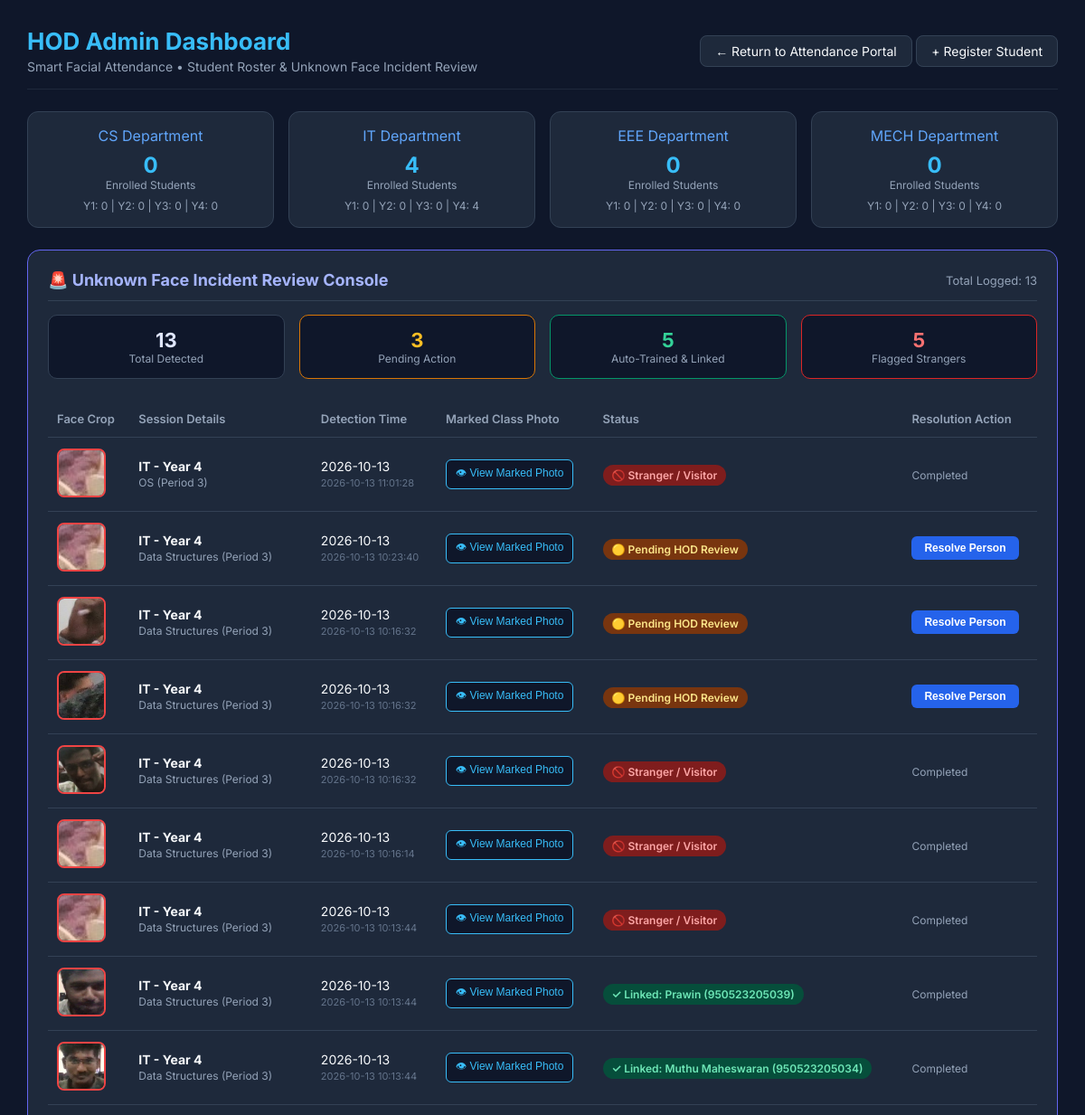
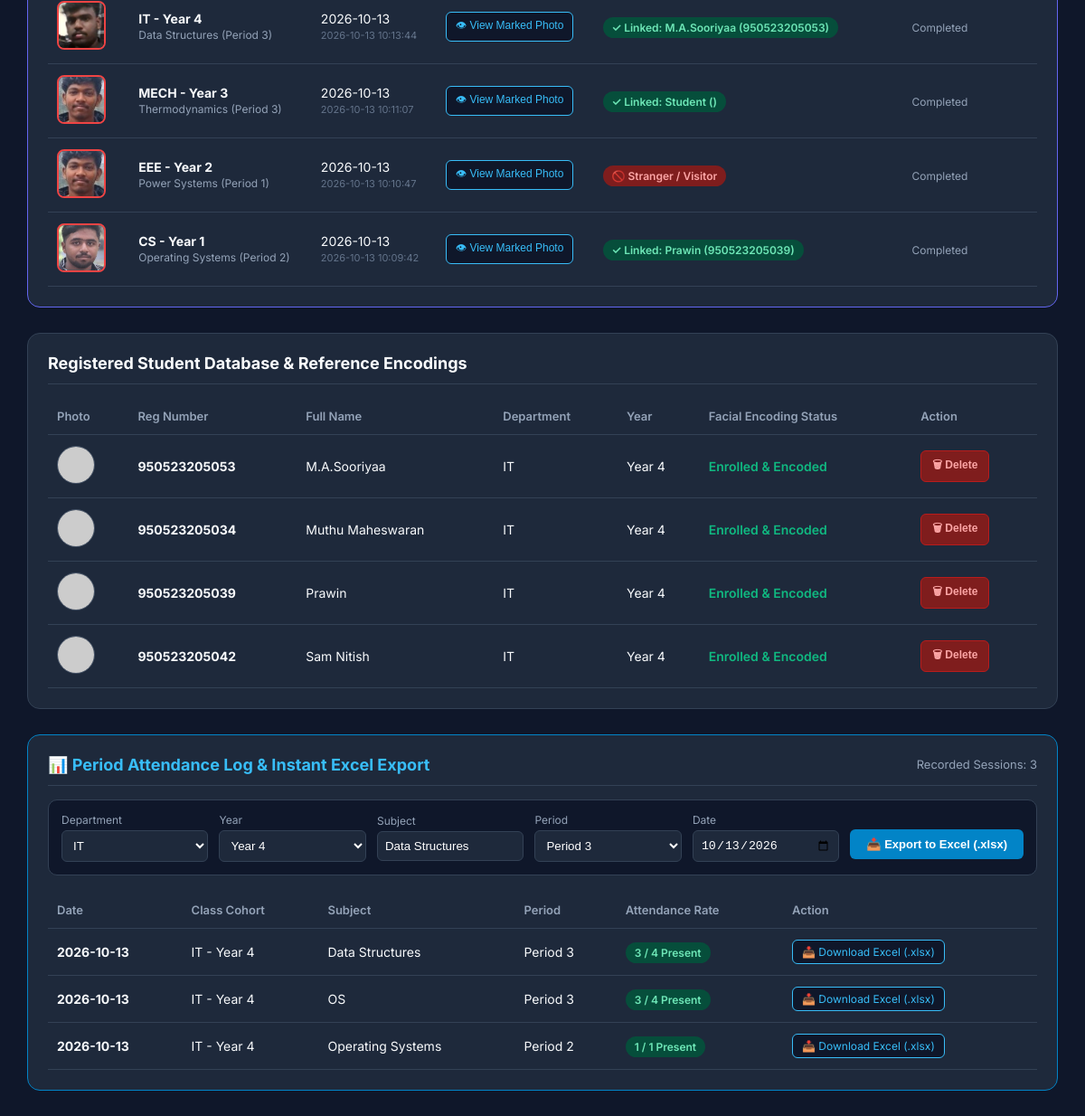
/hod_dashboard, run on the app's committed database (2 pictures, top to bottom).
### tables this page shows
CREATE TABLE unknown_faces (
            id INTEGER PRIMARY KEY AUTOINCREMENT,
            session_id TEXT,
            department TEXT NOT NULL,
            year INTEGER NOT NULL,
            subject TEXT,
            period INTEGER,
            date TEXT,
            crop_image_path TEXT NOT NULL,
            original_image_path TEXT,
            annotated_image_path TEXT,
            embedding BLOB,
            status TEXT NOT NULL DEFAULT 'pending',
            resolved_student_id INTEGER,
            resolved_type TEXT,
            resolved_by TEXT,
            notes TEXT,
            created_at TIMESTAMP DEFAULT CURRENT_TIMESTAMP,
            FOREIGN KEY (resolved_student_id) REFERENCES students (id)
        );

CREATE TABLE students (
            id INTEGER PRIMARY KEY AUTOINCREMENT,
            name TEXT NOT NULL,
            register_number TEXT UNIQUE NOT NULL,
            department TEXT NOT NULL,
            year INTEGER NOT NULL,
            image_path TEXT NOT NULL
        );

### app.py (the view)
@app.route('/hod_dashboard', methods=['GET'])
def hod_dashboard():
    conn = get_db_connection()
    stats = conn.execute('''
        SELECT s.year,
               COUNT(DISTINCT s.id) as total_students,
               COUNT(a.id) as total_records,
               SUM(CASE WHEN a.status = 'Present' THEN 1 ELSE 0 END) as present_count
        FROM students s
        LEFT JOIN attendance a ON s.id = a.student_id
        GROUP BY s.year
        ORDER BY s.year
    ''').fetchall()
    dept_records = conn.execute('''
        SELECT department, year, COUNT(*) as student_count
        FROM students
        GROUP BY department, year
    ''').fetchall()
    teachers = conn.execute("SELECT id, name, email FROM teachers WHERE role = 'teacher'").fetchall()
    teachers_data = []
    for t in teachers:
        assignments = conn.execute('SELECT * FROM teacher_assignments WHERE teacher_id = ?', (t['id'],)).fetchall()
        teachers_data.append({
            'id': t['id'],
            'name': t['name'],
            'email': t['email'],
            'assignments': [dict(a) for a in assignments]
        })
    all_students = conn.execute('SELECT * FROM students ORDER BY year, name').fetchall()
    unknown_faces = conn.execute('''
        SELECT u.*, s.name as student_name, s.register_number as student_reg
        FROM unknown_faces u
        LEFT JOIN students s ON u.resolved_student_id = s.id
        ORDER BY u.id DESC
    ''').fetchall()
    unk_stats = {
        'total': len(unknown_faces),
        'pending': sum(1 for u in unknown_faces if u['status'] == 'pending'),
        'resolved': sum(1 for u in unknown_faces if u['status'] == 'resolved'),
        'stranger': sum(1 for u in unknown_faces if u['status'] == 'stranger')
    }
    recent_sessions = conn.execute('''
        SELECT a.date, a.period, a.subject, s.department, s.year,
               COUNT(*) as total_students,
               SUM(CASE WHEN a.status = 'Present' THEN 1 ELSE 0 END) as present_count
        FROM attendance a
        JOIN students s ON a.student_id = s.id
        GROUP BY a.date, a.period, a.subject, s.department, s.year
        ORDER BY a.date DESC, a.period DESC
        LIMIT 25
    ''').fetchall()
    conn.close()
    departments = ['CS', 'IT', 'EEE', 'MECH']
    dept_stats = {d: {1: 0, 2: 0, 3: 0, 4: 0} for d in departments}
    for r in dept_records:
        d, y, cnt = r['department'], r['year'], r['student_count']
        if d in dept_stats and y in [1, 2, 3, 4]:
            dept_stats[d][y] = cnt
    dept_totals = {d: sum(dept_stats[d].values()) for d in departments}
    return render_template('hod_dashboard.html',
                           stats=stats,
                           dept_stats=dept_stats,
                           dept_totals=dept_totals,
                           teachers=teachers_data,
                           all_students=all_students,
                           unknown_faces=unknown_faces,
                           unk_stats=unk_stats,
                           recent_sessions=recent_sessions)

### database.py (called while the page is built)
def get_db_connection():
    conn = sqlite3.connect(DB_PATH)
    conn.row_factory = sqlite3.Row
    return conn

### templates/hod_dashboard.html (shortened to what this page needs)
<!DOCTYPE html>
<html lang="en">
<head>
</head>
<body>
  <div class="header">
    <div>
      <h1>HOD Admin Dashboard</h1>
      <div class="subtitle">Smart Facial Attendance • Student Roster & Unknown Face Incident Review</div>
    </div>
    <div class="nav-btns">
      <a href="/">← Return to Attendance Portal</a>
      <a href="/add_student">+ Register Student</a>
    </div>
  </div>
  <div class="year-grid">
    {% for dept, years in dept_stats.items() %}
    <div class="year-card">
      <div class="year-title">{{ dept }} Department</div>
      <div class="stat-value">{{ dept_totals[dept] }}</div>
      <div class="stat-label">Enrolled Students</div>
      <div style="margin-top: 8px; font-size: 12px; color: #94a3b8;">
        Y1: {{ years[1] }} | Y2: {{ years[2] }} | Y3: {{ years[3] }} | Y4: {{ years[4] }}
      </div>
    </div>
    {% endfor %}
  </div>
  <div class="table-section" style="border: 1px solid #6366f1;">
    <h2>
      <span style="color:#a5b4fc;">🚨 Unknown Face Incident Review Console</span>
      <span style="font-size:13px; font-weight:normal; color:#94a3b8;">Total Logged: {{ unk_stats.total }}</span>
    </h2>
    <div class="stat-cards-row">
      <div class="stat-card-unk">
        <div style="font-size:22px; font-weight:700; color:#e0e7ff;">{{ unk_stats.total }}</div>
        <div style="font-size:12px; color:#94a3b8;">Total Detected</div>
      </div>
      <div class="stat-card-unk" style="border-color:#d97706;">
        <div style="font-size:22px; font-weight:700; color:#fbbf24;">{{ unk_stats.pending }}</div>
        <div style="font-size:12px; color:#94a3b8;">Pending Action</div>
      </div>
      <div class="stat-card-unk" style="border-color:#059669;">
        <div style="font-size:22px; font-weight:700; color:#34d399;">{{ unk_stats.resolved }}</div>
        <div style="font-size:12px; color:#94a3b8;">Auto-Trained & Linked</div>
      </div>
      <div class="stat-card-unk" style="border-color:#dc2626;">
        <div style="font-size:22px; font-weight:700; color:#f87171;">{{ unk_stats.stranger }}</div>
        <div style="font-size:12px; color:#94a3b8;">Flagged Strangers</div>
      </div>
    </div>
    <table>
      <thead>
        <tr>
          <th>Face Crop</th>
          <th>Session Details</th>
          <th>Detection Time</th>
          <th>Marked Class Photo</th>
          <th>Status</th>
          <th>Resolution Action</th>
        </tr>
      </thead>
      <tbody>
        {% for u in unknown_faces %}
        <tr id="hod-row-{{ u.id }}">
          <td>
            <img src="/{{ u.crop_image_path }}" class="crop-preview" onclick="openImageModal('/{{ u.crop_image_path }}')" title="Click to enlarge">
          </td>
          <td>
            <b>{{ u.department }} - Year {{ u.year }}</b><br>
            <span style="font-size:12px; color:#94a3b8;">{{ u.subject or 'Class' }} (Period {{ u.period or 1 }})</span>
          </td>
          <td>
            {{ u.date or '' }}<br>
            <span style="font-size:11px; color:#64748b;">{{ u.created_at }}</span>
          </td>
          <td>
            {% if u.annotated_image_path %}
            <button class="btn-view-annotated" onclick="openImageModal('/{{ u.annotated_image_path }}')">👁 View Marked Photo</button>
            {% else %}
            <span style="color:#64748b; font-size:12px;">N/A</span>
            {% endif %}
          </td>
          <td>
            {% if u.status == 'resolved' %}
              <span class="badge-resolved">✓ Linked: {{ u.student_name or 'Student' }} ({{ u.student_reg or '' }})</span>
            {% elif u.status == 'stranger' %}
              <span class="badge-stranger">🚫 Stranger / Visitor</span>
            {% else %}
              <span class="badge-pending">🟡 Pending HOD Review</span>
            {% endif %}
          </td>
          <td>
            {% if u.status == 'pending' %}
            <button class="btn-resolve" onclick="openResolveModal({{ u.id }}, '{{ u.crop_image_path }}', '{{ u.department }}', {{ u.year }})">
              Resolve Person
            </button>
            {% else %}
            <span style="font-size:12px; color:#94a3b8;">Completed</span>
            {% endif %}
          </td>
        </tr>
        {% endfor %}
      </tbody>
    </table>
  </div>
  <div class="table-section">
    <h2>Registered Student Database & Reference Encodings</h2>
    <table>
      <thead>
        <tr>
          <th>Photo</th>
          <th>Reg Number</th>
          <th>Full Name</th>
          <th>Department</th>
          <th>Year</th>
          <th>Facial Encoding Status</th>
          <th>Action</th>
        </tr>
      </thead>
      <tbody>
        {% for s in all_students %}
        <tr id="student-row-{{ s.id }}">
          <td>
            <img src="/{{ s.image_path }}" class="avatar-preview" onerror="this.src='https://via.placeholder.com/40?text=Face'">
          </td>
          <td><b>{{ s.register_number }}</b></td>
          <td>{{ s.name }}</td>
          <td>{{ s.department }}</td>
          <td>Year {{ s.year }}</td>
          <td><span style="color:#10b981; font-weight:600;">Enrolled & Encoded</span></td>
          <td>
            <button class="btn-delete" onclick="confirmDeleteStudent({{ s.id }}, '{{ s.name }}', '{{ s.register_number }}')">
              🗑 Delete
            </button>
          </td>
        </tr>
        {% endfor %}
      </tbody>
    </table>
  </div>
  <div class="table-section" style="border: 1px solid #0284c7;">
    <h2>
      <span style="color:#38bdf8;">📊 Period Attendance Log & Instant Excel Export</span>
      <span style="font-size:13px; font-weight:normal; color:#94a3b8;">Recorded Sessions: {{ recent_sessions|length }}</span>
    </h2>
    <div style="background:#0f172a; padding:14px; border-radius:10px; border:1px solid #334155; margin-bottom:18px; display:flex; flex-wrap:wrap; gap:12px; align-items:center;">
      <div style="flex:1; min-width:140px;">
        <label style="font-size:12px; color:#94a3b8; display:block; margin-bottom:4px;">Department</label>
        <select id="hodExpDept" style="padding:8px; border-radius:6px; background:#1e293b; color:#fff; border:1px solid #334155; width:100%;">
          <option value="IT" selected>IT</option>
        </select>
      </div>
      <div style="flex:1; min-width:100px;">
        <label style="font-size:12px; color:#94a3b8; display:block; margin-bottom:4px;">Year</label>
        <select id="hodExpYear" style="padding:8px; border-radius:6px; background:#1e293b; color:#fff; border:1px solid #334155; width:100%;">
          <option value="4" selected>Year 4</option>
        </select>
      </div>
      <div style="flex:1; min-width:140px;">
        <label style="font-size:12px; color:#94a3b8; display:block; margin-bottom:4px;">Subject</label>
        <input type="text" id="hodExpSubj" value="Data Structures" style="padding:8px; border-radius:6px; background:#1e293b; color:#fff; border:1px solid #334155; width:100%; box-sizing:border-box;">
      </div>
      <div style="flex:1; min-width:100px;">
        <label style="font-size:12px; color:#94a3b8; display:block; margin-bottom:4px;">Period</label>
        <select id="hodExpPeriod" style="padding:8px; border-radius:6px; background:#1e293b; color:#fff; border:1px solid #334155; width:100%;">
          <option value="3" selected>Period 3</option>
        </select>
      </div>
      <div style="flex:1; min-width:140px;">
        <label style="font-size:12px; color:#94a3b8; display:block; margin-bottom:4px;">Date</label>
        <input type="date" id="hodExpDate" style="padding:8px; border-radius:6px; background:#1e293b; color:#fff; border:1px solid #334155; width:100%; box-sizing:border-box;">
      </div>
      <div style="padding-top:16px;">
        <button class="btn-resolve" style="background:#0284c7; padding:9px 18px; font-size:13px;" onclick="hodQuickExportExcel()">
          📥 Export to Excel (.xlsx)
        </button>
      </div>
    </div>
    <table>
      <thead>
        <tr>
          <th>Date</th>
          <th>Class Cohort</th>
          <th>Subject</th>
          <th>Period</th>
          <th>Attendance Rate</th>
          <th>Action</th>
        </tr>
      </thead>
      <tbody>
        {% for s in recent_sessions %}
        <tr>
          <td><b>{{ s.date }}</b></td>
          <td>{{ s.department }} - Year {{ s.year }}</td>
          <td>{{ s.subject }}</td>
          <td>Period {{ s.period }}</td>
          <td>
            <span class="badge-resolved">{{ s.present_count }} / {{ s.total_students }} Present</span>
          </td>
          <td>
            <a href="/api/download_attendance_excel?department={{ s.department }}&year={{ s.year }}&subject={{ s.subject }}&period={{ s.period }}&date={{ s.date }}"
               class="btn-view-annotated" style="color:#38bdf8; border-color:#38bdf8;" download>
              📥 Download Excel (.xlsx)
            </a>
          </td>
        </tr>
        {% endfor %}
      </tbody>
    </table>
  </div>
</body>
</html>

### templates/hod_dashboard.html (style rules this page uses)
body { font-family: 'Inter', sans-serif; background: #0f172a; color: #f8fafc; margin: 0; padding: 30px; }
.header { margin-bottom: 24px; border-bottom: 1px solid #1e293b; padding-bottom: 16px; display: flex; justify-content: space-between; align-items: center; }
.header h1 { font-size: 26px; color: #38bdf8; margin: 0; }
.subtitle { color: #94a3b8; font-size: 14px; margin-top: 4px; }
.nav-btns a { color: #f8fafc; background: #1e293b; padding: 8px 16px; border-radius: 8px; text-decoration: none; font-size: 14px; border: 1px solid #334155; }
.year-grid { display: grid; grid-template-columns: repeat(auto-fit, minmax(200px, 1fr)); gap: 16px; margin-bottom: 24px; }
.year-card { background: #1e293b; border-radius: 12px; padding: 16px; border: 1px solid #334155; text-align: center; }
.year-title { font-size: 16px; margin: 0 0 8px 0; color: #60a5fa; }
.stat-value { font-size: 24px; font-weight: 700; color: #38bdf8; }
.stat-label { font-size: 12px; color: #94a3b8; }
.table-section { background: #1e293b; border-radius: 14px; padding: 22px; border: 1px solid #334155; margin-bottom: 28px; }
.table-section h2 { margin-top: 0; font-size: 18px; color: #f8fafc; border-bottom: 1px solid #334155; padding-bottom: 12px; display: flex; justify-content: space-between; align-items: center; }
table { width: 100%; border-collapse: collapse; margin-top: 10px; font-size: 14px; }
th, td { padding: 12px 10px; text-align: left; border-bottom: 1px solid #334155; vertical-align: middle; }
th { color: #94a3b8; font-weight: 600; font-size: 13px; }
.avatar-preview { width: 40px; height: 40px; border-radius: 50%; object-fit: cover; border: 1px solid #475569; }
.crop-preview { width: 50px; height: 50px; border-radius: 8px; object-fit: cover; border: 2px solid #ef4444; cursor: pointer; transition: transform 0.2s; }
.badge-pending { background: #78350f; color: #fde68a; padding: 4px 10px; border-radius: 999px; font-size: 12px; font-weight: 600; }
.badge-resolved { background: #064e3b; color: #6ee7b7; padding: 4px 10px; border-radius: 999px; font-size: 12px; font-weight: 600; }
.badge-stranger { background: #7f1d1d; color: #fca5a5; padding: 4px 10px; border-radius: 999px; font-size: 12px; font-weight: 600; }
.btn-resolve { background: #2563eb; color: #fff; border: none; padding: 6px 14px; border-radius: 6px; font-size: 12px; font-weight: 600; cursor: pointer; }
.btn-delete { background: #7f1d1d; color: #fca5a5; border: 1px solid #b91c1c; padding: 6px 12px; border-radius: 6px; font-size: 12px; font-weight: 600; cursor: pointer; transition: all 0.2s; }
.btn-view-annotated { background: #0f172a; color: #38bdf8; border: 1px solid #38bdf8; padding: 5px 10px; border-radius: 6px; font-size: 12px; cursor: pointer; text-decoration: none; display: inline-block; }
.stat-cards-row { display: grid; grid-template-columns: repeat(4, 1fr); gap: 16px; margin-bottom: 24px; }
.stat-card-unk { background: #0f172a; border-radius: 10px; padding: 14px; border: 1px solid #334155; text-align: center; }

### data on the page
unknown_faces: crop_image_path (picture), department "IT", year "4", subject "OS", period "3", date "2026-10-13", created_at "2026-10-13 11:01:28", status "🚫 Stranger / Visitor", present_count "3", total_students "4"
unknown_faces: crop_image_path (picture), department "IT", year "4", subject "Data Structures", period "3", date "2026-10-13", created_at "2026-10-13 10:23:40", status "🟡 Pending HOD Review"
unknown_faces: crop_image_path (picture), department "IT", year "4", subject "Data Structures", period "3", date "2026-10-13", created_at "2026-10-13 10:16:32", status "🟡 Pending HOD Review"
unknown_faces: crop_image_path (picture), department "IT", year "4", subject "Data Structures", period "3", date "2026-10-13", created_at "2026-10-13 10:16:32", status "🟡 Pending HOD Review"
unknown_faces: crop_image_path (picture), department "IT", year "4", subject "Data Structures", period "3", date "2026-10-13", created_at "2026-10-13 10:16:32", status "🚫 Stranger / Visitor"
unknown_faces: crop_image_path (picture), department "IT", year "4", subject "Data Structures", period "3", date "2026-10-13", created_at "2026-10-13 10:16:14", status "🚫 Stranger / Visitor"
unknown_faces: crop_image_path (picture), department "IT", year "4", subject "Data Structures", period "3", date "2026-10-13", created_at "2026-10-13 10:13:44", status "🚫 Stranger / Visitor"
unknown_faces: crop_image_path (picture), department "IT", year "4", subject "Data Structures", period "3", date "2026-10-13", created_at "2026-10-13 10:13:44", name "Prawin", register_number "950523205039", status "Completed"
unknown_faces: crop_image_path (picture), department "IT", year "4", subject "Data Structures", period "3", date "2026-10-13", created_at "2026-10-13 10:13:44", name "Muthu Maheswaran", register_number "950523205034", status "Completed"
unknown_faces: crop_image_path (picture), department "IT", year "4", subject "Data Structures", period "3", date "2026-10-13", created_at "2026-10-13 10:13:44", name "M.A.Sooriyaa", register_number "950523205053", status "Completed"
unknown_faces: crop_image_path (picture), department "MECH", year "3", subject "Thermodynamics", period "3", date "2026-10-13", created_at "2026-10-13 10:11:07", student_name "Student", status "Completed"
unknown_faces: crop_image_path (picture), department "EEE", year "2", subject "Power Systems", period "1", date "2026-10-13", created_at "2026-10-13 10:10:47", status "🚫 Stranger / Visitor"
unknown_faces: crop_image_path (picture), department "CS", year "1", subject "Operating Systems", period "2", date "2026-10-13", created_at "2026-10-13 10:09:42", name "Prawin", register_number "950523205039", status "Completed"
students: register_number "950523205053", name "M.A.Sooriyaa", department "IT", year "4"
students: register_number "950523205034", name "Muthu Maheswaran", department "IT", year "4"
students: register_number "950523205039", name "Prawin", department "IT", year "4"
students: register_number "950523205042", name "Sam Nitish", department "IT", year "4"

### other printed values
{{ dept }} "CS" "IT" "EEE" "MECH"
{{ dept_totals[dept] }} "0" "4" "0" "0"
{{ years[1] }} "0" "0" "0" "0"
{{ years[2] }} "0" "0" "0" "0"
{{ years[3] }} "0" "0" "0" "0"
{{ years[4] }} "0" "4" "0" "0"
{{ unk_stats.total }} "13"
{{ unk_stats.pending }} "3"
{{ unk_stats.resolved }} "5"
{{ unk_stats.stranger }} "5"
{{ recent_sessions|length }} "3"
{{ s.date }} "2026-10-13" "2026-10-13"
{{ s.department }} "IT" "IT"
{{ s.year }} "4" "4"
{{ s.subject }} "Data Structures" "Operating Systems"
